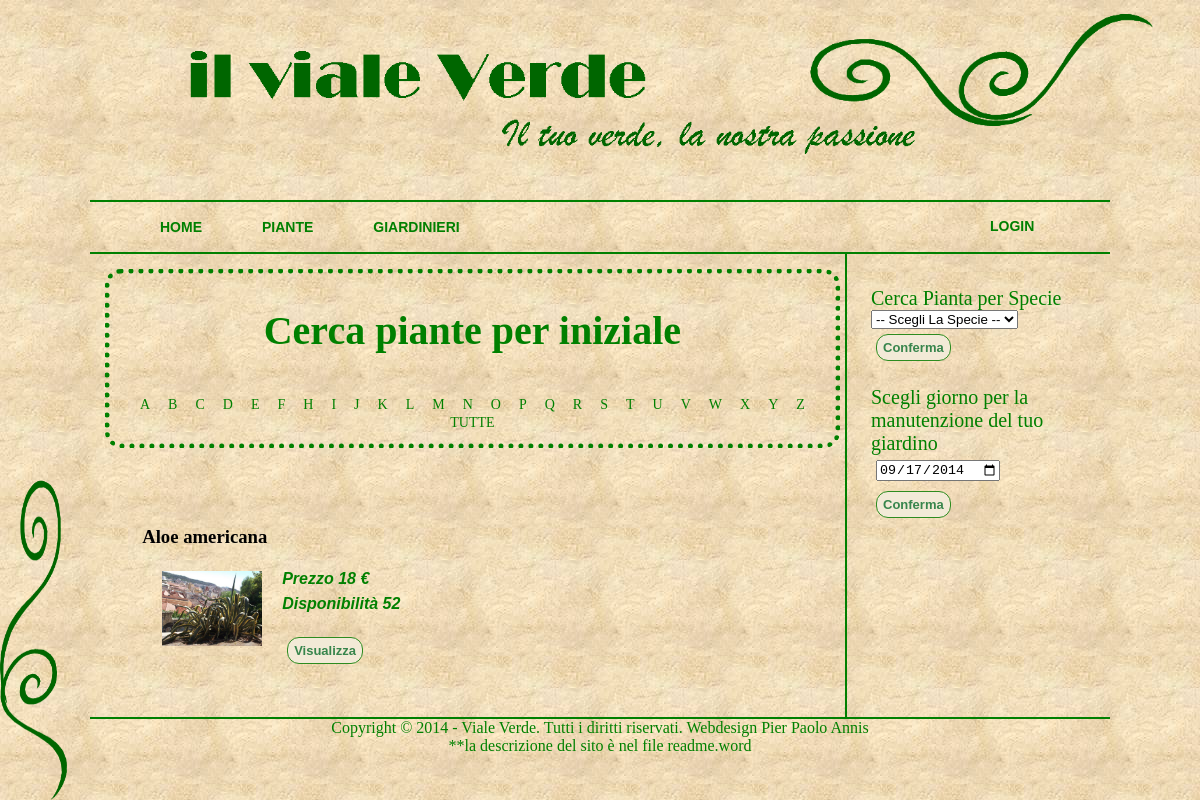
Screenshot of /index.php?elenco=A with the database file from the repository.
### tables this page shows
CREATE TABLE IF NOT EXISTS `pianta` (
  `IdPianta` int(11) NOT NULL AUTO_INCREMENT,
  `Nome` varchar(50) NOT NULL,
  `Descrizione` text,
  `Disponibilita` int(11) NOT NULL,
  `IdSpecieFK` int(11) NOT NULL,
  `Immagine` varchar(200) NOT NULL COMMENT 'scrivere l''indirizzo dell''immagine',
  `Prezzo` decimal(10,2) DEFAULT NULL,
  PRIMARY KEY (`IdPianta`),
  KEY `pianta_ibfk_1` (`IdSpecieFK`)
);

### php/index.php (called while the page is built, shortened)
<?php
include("controller/functions.php");
include("view/master.php");

### index.php (called while the page is built)
<?php
include("php/index.php");

### php/model/Pianta.php (called while the page is built, shortened)
<?php
class Pianta{
    private $disponibilita;
    private $prezzo;
    private $nome;
    private $immagine;
    public function getImmagine() {
        return $this->immagine;
    }
    public function setImmagine($immagine) {
        $this->immagine = $immagine;
        return true;
    }
    public function getNome() {
        return $this->nome;
    }
    public function setNome($nome) {
        $this->nome = $nome;
        return true;
    }
    public function getDisponibilita() {
        return $this->disponibilita;
    }
    public function setDisponibilita($disponibilita) {
        $this->disponibilita = intval($disponibilita);
        return true;
    }
    public function getPrezzo() {
        return $this->prezzo;
    }
    public function setPrezzo($prezzo) {
        $this->prezzo = (floatval($prezzo));
        return true;
    }
}

### php/dbclass_1.php (called while the page is built, shortened)
<?php
class DBclass_1{
				private $attiva=false;
public function query($sql)
{
if(isset($this->attiva))
 {
  $sql = mysql_query($sql) or die (mysql_error());
  return $sql;
  } else {
    return false;
  }
 }
} ?>

### php/view/other/ListaSpecie.php (the view, shortened to what this page needs)
<div id="ListaSpecie">
<form method="get" action="index.php">
<fieldset>
    <label> Cerca Pianta per Specie</label><br>
    <select name="specie">
        <option value="null"> -- Scegli La Specie -- </option>
    </select>
    <input type="submit" name="job" value="Conferma"/>
</fieldset>
</form>
    </div>

### php/view/other/ElencoPiante.php (shortened to what this page needs)
<div id="ElencoPiante">
<?php if ((count($piante)-1)>0){ ?>
<fieldset>
        <?php for($count=0;$count<count($piante)-1;$count++){ ?>
                <div class=dettagli>
                <h3><?php echo $piante[$count]->getNome();?> </h3>
	   	<p>Prezzo <?php echo $piante[$count]->getPrezzo(); ?> €
                <img src="images/<?php echo $piante[$count]->getImmagine(); ?>"/>
                <?php if($piante[$count]->getDisponibilita()==0) { ?></p>
                <p>NON DISPONIBILE
                 <?php }else{ ?>
                    <br>Disponibilità
                        <?php echo $piante[$count]->getDisponibilita(); }?>
                </p>
        <?php if ($mansione=="amministratore"){ include 'php/view/admin/ModificaPianta.php'; } else {  ?>
                <form method="get" action="index.php">
                    <input type="submit" name="job" value="Visualizza" /><br>
                </form>
        <?php } ?>
            </div>
        <?php } ?>
    </fieldset>
<?php } else { ?>
<p>non ci sono piante </p>
<?php } ?>
</div>

### css/style.css (style rules this page uses)
body { background: url("../images/sfondo1.jpg"); color:black; width:85%; margin: 0px auto; }
#ListaSpecie { padding-top: 10%; }
#aside form { //margin: 20px; //margin-bottom:40px; }
#aside fieldset { width:200px; }
fieldset { //margin:50px; border-color:transparent; }
p { font-family: Arial; font-weight: bold; font-style: Italic; color: green; size:8%; line-height: 25px; text-align:justify; }
.dettagli { padding:5%; float:left; width: 40%; }
.dettagli img { margin:20px; margin-top:5px; float:left; width:100px; }
label { color:green; font-family: Arial Rounded MT Bold; font-size: 20px; }
input[type="submit"] { -webkit-border-radius: 12; -moz-border-radius: 12; border-radius: 12px; font-family: Arial; font-weight: Bold; color: #37854c; font-size: 13px; background: #f2ead7; padding: 5px 6px 5px 6px; border: solid #2d8c1f 1px; text-decoration: none; }
fieldset input { margin:5px; }

### rows the page displays
pianta: Nome "Aloe americana", Prezzo "18", Immagine (picture), Disponibilita "52"
